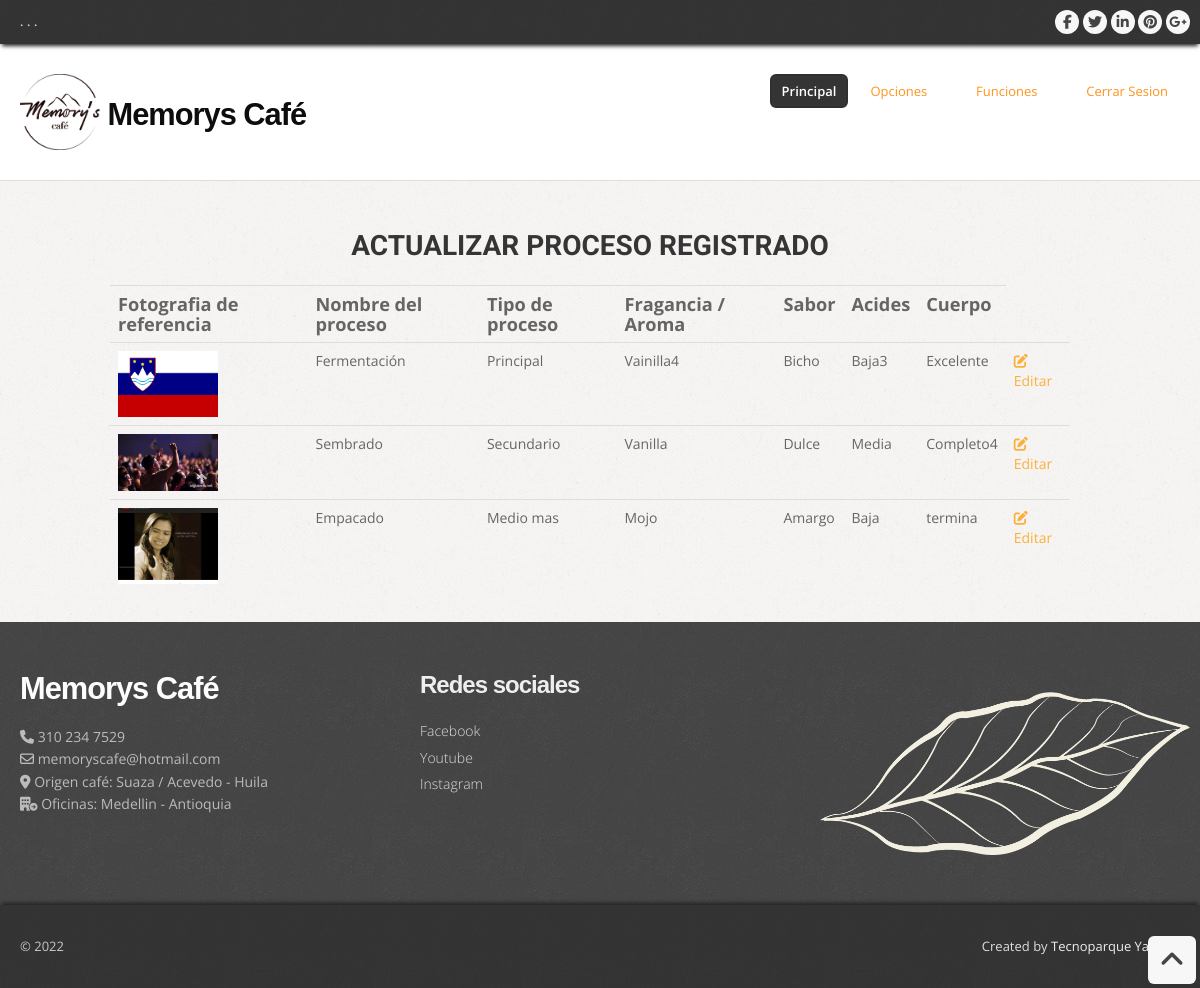
The page /template/funciones/actualizar_procesos.php on the database its author committed.
### tables this page shows
CREATE TABLE `proceso` (
  `id_proceso` int(11) NOT NULL,
  `nombre_proceso` varchar(50) NOT NULL,
  `tipo_fer` varchar(50) NOT NULL,
  `fragancia_proceso` varchar(25) NOT NULL,
  `sabor_proceso` varchar(25) NOT NULL,
  `acidez_proceso` varchar(30) NOT NULL,
  `cuerpo_proceso` varchar(30) NOT NULL,
  `id_variedad` int(11) NOT NULL,
  `foto_proceso` varchar(250) NOT NULL,
  `ruta_proceso` varchar(250) NOT NULL
);

### template/funciones/actualizar_procesos.php (the view, shortened to what this page needs)
<?php
include '../conexion.php';
?>
<!DOCTYPE html>
<html lang="en">
<head>
  <link href="../css/bootstrap.css" rel="stylesheet" />
  <link href="../css/bootstrap-responsive.css" rel="stylesheet" />
  <link href="../css/prettyPhoto.css" rel="stylesheet" />
  <link href="../css/style.css" rel="stylesheet">
  <link rel="stylesheet" href="../../css/actualizar.css">
  <link id="t-colors" href="../color/default.css" rel="stylesheet" />
</head>
<body>
  <div id="wrapper">
    <header>
      <div class="top">
        <div class="container">
          <div class="row">
            <div class="span6">
              <ul class="topmenu">
                <li><a href="#">.</a></li>
                <li><a href="#">.</a></li>
                <li><a href="#">.</a></li>
              </ul>
            </div>
            <div class="span6">
              <ul class="social-network">
                <li><a href="#" data-placement="bottom" title="Facebook"><i class="icon-circled icon-bglight icon-facebook"></i></a></li>
                <li><a href="#" data-placement="bottom" title="Twitter"><i class="icon-circled icon-bglight icon-twitter"></i></a></li>
                <li><a href="#" data-placement="bottom" title="Linkedin"><i class="icon-circled icon-linkedin icon-bglight"></i></a></li>
                <li><a href="#" data-placement="bottom" title="Pinterest"><i class="icon-circled icon-pinterest  icon-bglight"></i></a></li>
                <li><a href="#" data-placement="bottom" title="Google +"><i class="icon-circled icon-google-plus icon-bglight"></i></a></li>
              </ul>
            </div>
          </div>
        </div>
      </div>
      <div class="container">
        <div class="row nomargin">
          <div class="span4">
            <div class="logo">
              <h1><img src="../icon/logo.png" width="80px" alt=""> Memorys Café</a></h1>
            </div>
          </div>
          <div class="span8">
            <div class="navbar navbar-static-top">
              <div class="navigation">
                <nav>
                  <ul class="nav topnav">
                    <li class="active">
                      <a href="inicio.php">Principal</a>
                    </li>
                    <li class="dropdown">
                      <a href="#">Opciones <i class="icon-angle-down"></i></a>
                    </li>
                    <li class="dropdown">
                      <a href="#">Funciones <i class="icon-angle-down"></i></a>
                    </li>
                    <li>
                      <a href="contact.html">Cerrar Sesion </a>
                    </li>
                  </ul>
                </nav>
              </div>
            </div>
          </div>
        </div>
      </div>
    </header>
    <section id="content">
      <div class="container">
        <div class="row">
        <h1 class="primertitulo2">ACTUALIZAR PROCESO REGISTRADO</h1>
        <table class="table table-striped-columns principal">
                <tr>
                    <th class="box1">Fotografia de referencia</th>
                    <th class="box1">Nombre del proceso</th>
                    <th class="box1">Tipo de proceso</th>
                    <th class="box1">Fragancia / Aroma</th>
                    <th class="box1">Sabor</th>
                    <th class="box1">Acides</th>
                    <th class="box1">Cuerpo</th>
                </tr>
                <tr>
                <?php
                  try {
                      $sql1="SELECT * FROM proceso";
                      $resultado=$cadena->prepare($sql1);
                      $resultado->execute(array());
                      while ($consulta = $resultado -> fetch (PDO:: FETCH_ASSOC)){
                       ?>
                       <tr>
                           <td class="box2"><img src="../fotografiaProceso/<?=$consulta['foto_proceso']?>" title="<?=$consulta['foto_proceso']?>" width="100" height="100"></td>
                           <td class="box2"> <?php echo $consulta['nombre_proceso'];?></td>
                           <td class="box2"> <?php echo $consulta['tipo_fer'];?></td>
                           <td class="box2"> <?php echo $consulta['fragancia_proceso'];?></td>
                           <td class="box2"> <?php echo $consulta['sabor_proceso'];?></td>
                           <td class="box2"> <?php echo $consulta['acidez_proceso'];?></td>
                           <td class="box2"> <?php echo $consulta['cuerpo_proceso'];?></td>
                           <td><a class="editar" href="actualizar_proceso1.php?cod=<?php echo $consulta ['id_proceso']?>"><i class="fa-solid fa-pen-to-square"></i>Editar</a></td>
                        </tr>
                       <?php
                      }
                  } catch (Exception $e) {
                    die (' ALERTA!! error en la consulta..'. $e->getMessage());
                  }
                ?>
              </table>
        </div>
      </div>
    </section>
    <footer>
      <div class="container">
        <div class="row">
          <div class="span4">
            <div class="widget">
              <div class="footer_logo">
                <h3><a href="index.html"> Memorys Café</a></h3>
              </div>
              <p>
                <i class="icon-phone"></i> 310 234 7529 <br>
                <i class="icon-envelope-alt"></i> memoryscafe@hotmail.com <br>
                <i class="fa-solid fa-location-dot"></i> Origen café: Suaza / Acevedo - Huila <br>
                <i class="fa-solid fa-building-circle-arrow-right"></i> Oficinas: Medellin - Antioquia
              </p>
            </div>
          </div>
          <div class="span4">
            <div class="widget">
              <h5 class="widgetheading">Redes sociales</h5>
              <ul class="link-list">
                <li><a href="#">Facebook</a></li>
                <li><a href="#">Youtube</a></li>
                <li><a href="#">Instagram</a></li>
              </ul>
            </div>
          </div>
          <div class="span4">
            <div class="widget">
              <img src="../images/hoja.png" width="100%" alt="">
            </div>
          </div>
        </div>
      </div>
      <div id="sub-footer">
        <div class="container">
          <div class="row">
            <div class="span6">
              <div class="copyright">
                <p><span>&copy; 2022</span></p>
              </div>
            </div>
            <div class="span6">
              <div class="credits">
                Created by <a href="">Tecnoparque Yamboro</a>
              </div>
            </div>
          </div>
        </div>
      </div>
    </footer>
  </div>
  <a href="#" class="scrollup"><i class="icon-angle-up icon-rounded icon-bglight icon-2x"></i></a>
</body>
</html>

### template/css/style.css (style rules this page uses)
body { font-family:'Open Sans', Arial, sans-serif; font-size:14px; font-weight:400; line-height:1.6em; color:#656565; }
a { color:#4b5056; }
.bold { font-weight:900; }
.container { padding:0 20px 0 20px; position:relative; }
.row { margin-bottom:30px; }
.row.nomargin { margin-bottom:0; }
header { background: ; margin:0; padding:0 0 20px; position:relative; z-index:2000; }
header .top { padding:10px 0 10px; margin:0 0 30px; background: url(../img/top-pattern-150.png) repeat; -webkit-box-shadow: 0 4px 4px -2px #222; -moz-box-shadow: 0 4px 4px -2px #222; box-shadow: 0 4px 4px -2px #222; }
header .logo { float:left; }
header .logo img { margin-bottom:10px; }
header .logo h1 { color:#0d0d0d; letter-spacing:-1px; font-size:2.2em; font-weight:900; margin:0; }
header .top .row { margin-bottom:0; }
ul.topmenu { list-style:none; margin:0; }
ul.topmenu li { display:inline; }
ul.topmenu li a { font-size:12px; color: #ddd; font-weight:600; }
ul.social-network { float:right; list-style:none; margin:0; }
ul.social-network li { display:inline; }
header .navigation { float:right; }
header ul.nav li { border:none; margin:0; }
header ul.nav li a { border:none; font-weight:400; }
.navbar .nav > li > a { font-size:13px; color: #FF931E; text-shadow: none; }
header ul.nav li a i { color:#fff; }
.navbar .nav > .active > a,.navbar .nav > .active > a:hover { font-weight:600; }
ul.nav li.dropdown a { z-index:1000; display:block; }
#content { position:relative; background:#fff; border-top:1px solid #ddd; padding:50px 0 0 0; }
#content { background-image: url(../img/pattern/pat-1.png); background-repeat: repeat; }
#content img { max-width:100%; height:auto; }
ul.link-list { margin:0; padding:0; list-style:none; }
ul.link-list li { margin:0; padding:2px 0 2px 0; list-style:none; }
footer ul.link-list li a { color:#ddd; font-weight:300; }
footer { padding:50px 0 0 0; color:#bbb; background: url(../img/header-pattern-150.png) repeat; }
footer a { color:#eee; text-decoration:none; }
footer h1, footer h2, footer h3, footer h4, footer h5, footer h6 { color:#eee; }
footer .footer_logo { margin-bottom:20px; }
footer .footer_logo h3 { color:#fdfdfd; letter-spacing:-1px; font-size:2.2em; font-weight:900; margin:0; }
footer .footer_logo h3 a { color:#fdfdfd; }
footer h5.widgetheading { text-transform:none; font-weight:600; letter-spacing:-1px; margin-bottom:20px; }
footer .widget i { color:#bbb; }
#sub-footer { background: url(../img/top-pattern-150.png) repeat; text-shadow:none; color:#ddd; padding:0; padding-top:30px; margin:20px 0 0 0; -webkit-box-shadow: 0 -4px 4px -2px #222; -moz-box-shadow: 0 -4px 4px -2px #222; box-shadow: 0 -4px 4px -2px #222; }
#sub-footer p { margin:0; padding:0; }
#sub-footer span { color:#c7c7c7; }
.copyright p { text-align:left; font-size:13px; }
.credits { text-align:right; font-size:13px; }
.scrollup { position:fixed; width:32px; height:32px; bottom:20px; right:20px; }
a.scrollup { outline:0; text-decoration:none; }
a i.icon-bglight, a i.icon-bgdark { display: inline-block; }
[class^="icon-"], [class*=" icon-"] { color:#404040; }

### css/actualizar.css (style rules this page uses)
.row .primertitulo2 { text-align: center; font-size: 2em; font-family: 'Roboto', sans-serif; }
.principal { width: 80%; margin: 0 auto; }
.box1 { font-size: 1.3em; }
.editar { color: #FBB03B ; font-size: 1em; }

### template/css/shortcodes.css (style rules this page uses)
i.icon-bglight { color: #444; background: #f7f7f7; }
.icon-rounded { display: inline-block; border-radius: 6px !important; -moz-border-radius: 6px !important; -webkit-border-radius: 6px !important; -o-border-radius: 6px !important; -ms-border-radius: 6px !important; text-align: center; width: 24px !important; height: 24px !important; line-height: 24px !important; }
.icon-rounded.icon-2x { width: 48px !important; height: 48px !important; line-height: 48px !important; }
.icon-circled { display: inline-block; border-radius: 1000px !important; -moz-border-radius: 1000px !important; -webkit-border-radius: 1000px !important; -o-border-radius: 1000px !important; -ms-border-radius: 1000px !important; text-align: center; width: 24px !important; height: 24px !important; line-height: 24px !important; }

### rows shown on the page
proceso: foto_proceso (picture), nombre_proceso "Fermentación", tipo_fer "Principal", fragancia_proceso "Vainilla4", sabor_proceso "Bicho", acidez_proceso "Baja3", cuerpo_proceso "Excelente"
proceso: foto_proceso (picture), nombre_proceso "Sembrado", tipo_fer "Secundario", fragancia_proceso "Vanilla", sabor_proceso "Dulce", acidez_proceso "Media", cuerpo_proceso "Completo4"
proceso: foto_proceso (picture), nombre_proceso "Empacado", tipo_fer "Medio mas", fragancia_proceso "Mojo", sabor_proceso "Amargo", acidez_proceso "Baja", cuerpo_proceso "termina"
